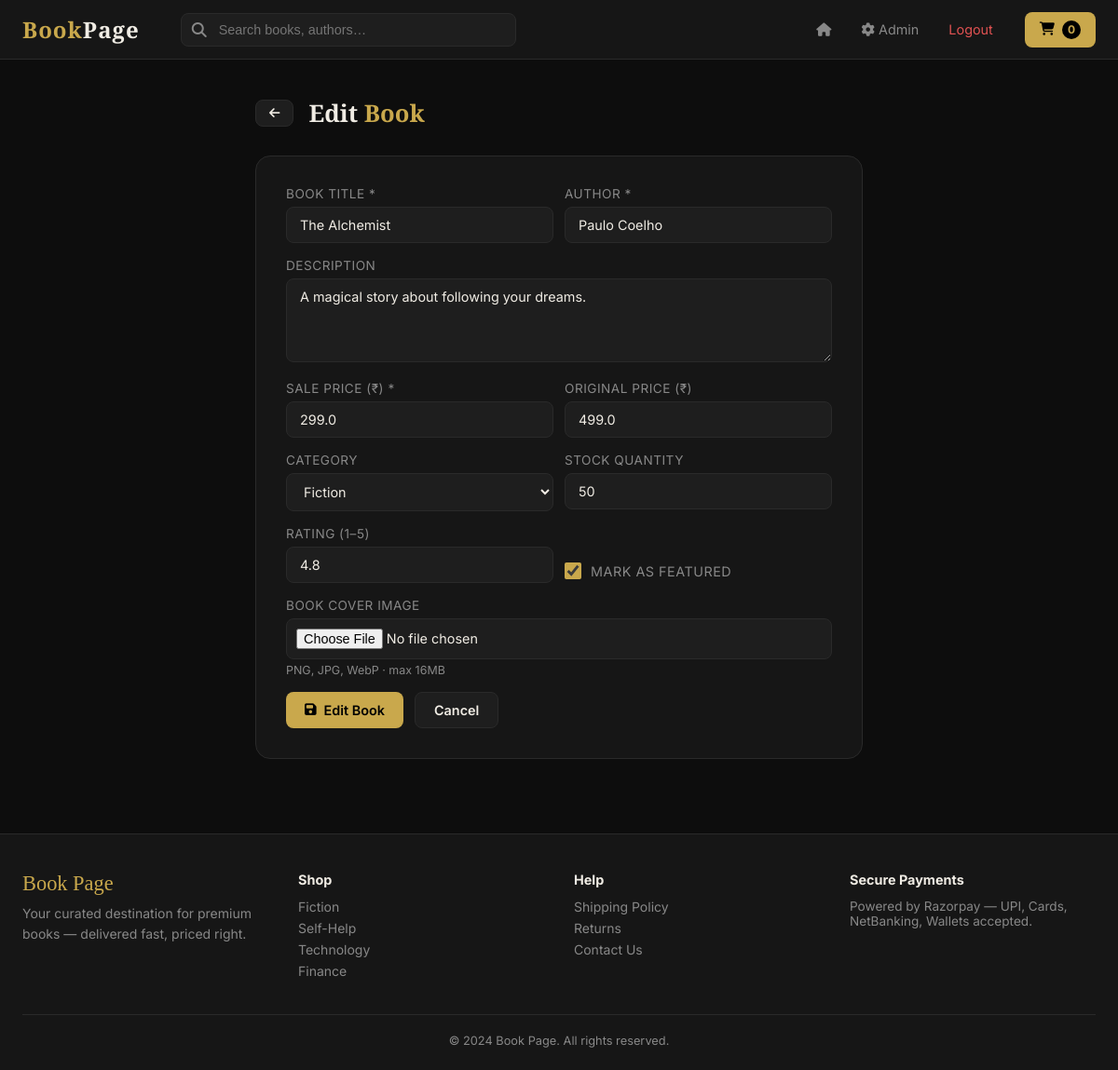
The app's page /admin/book/edit/1 (signed in) with its own data.
### app.py (models this page shows)
class Book(db.Model):
    id          = db.Column(db.Integer, primary_key=True)
    title       = db.Column(db.String(200), nullable=False)
    author      = db.Column(db.String(200), nullable=False)
    description = db.Column(db.Text, default="")
    price       = db.Column(db.Float, nullable=False)
    original_price = db.Column(db.Float, default=0)
    category    = db.Column(db.String(100), default="General")
    stock       = db.Column(db.Integer, default=10)
    image       = db.Column(db.String(300), default="")
    rating      = db.Column(db.Float, default=4.0)
    featured    = db.Column(db.Boolean, default=False)
    created_at  = db.Column(db.DateTime, default=datetime.utcnow)

### app.py (the view, shortened to what this page needs)
@app.route("/admin/book/edit/<int:book_id>", methods=["GET", "POST"])
@admin_required
def admin_edit_book(book_id):
    book = Book.query.get_or_404(book_id)
    return render_template("admin_book_form.html", book=book, action="Edit")

### app.py (called while the page is built)
def admin_required(f):
    from functools import wraps
    @wraps(f)
    def decorated(*args, **kwargs):
        if not session.get("admin"):
            return redirect(url_for("admin_login"))
        return f(*args, **kwargs)
    return decorated

### templates/admin_book_form.html (shortened to what this page needs)
{% extends "base.html" %}
{% block content %}
<div style="max-width:700px;margin:40px auto;padding:0 24px">
  <div style="display:flex;align-items:center;gap:16px;margin-bottom:28px">
    <a href="/admin" class="btn btn-ghost btn-sm"><i class="fas fa-arrow-left"></i></a>
    <h1 style="font-family:var(--font-serif);font-size:1.6rem">{{ action }} <span style="color:var(--gold)">Book</span></h1>
  </div>
  <div style="background:var(--bg2);border:1px solid var(--border);border-radius:16px;padding:32px">
    <form method="POST" enctype="multipart/form-data">
      <div class="form-row">
        <div class="form-group">
          <label>Book Title *</label>
          <input type="text" name="title" value="{{ book.title if book else '' }}" placeholder="The Great Gatsby" required>
        </div>
        <div class="form-group">
          <label>Author *</label>
          <input type="text" name="author" value="{{ book.author if book else '' }}" placeholder="F. Scott Fitzgerald" required>
        </div>
      </div>
      <div class="form-group">
        <label>Description</label>
        <textarea name="description" rows="4" placeholder="Brief description of the book...">{{ book.description if book else '' }}</textarea>
      </div>
      <div class="form-row">
        <div class="form-group">
          <label>Sale Price (₹) *</label>
          <input type="number" name="price" value="{{ book.price if book else '' }}" placeholder="299" step="0.01" required>
        </div>
        <div class="form-group">
          <label>Original Price (₹)</label>
          <input type="number" name="original_price" value="{{ book.original_price if book else '' }}" placeholder="499" step="0.01">
        </div>
      </div>
      <div class="form-row">
        <div class="form-group">
          <label>Category</label>
          <select name="category">
            {% for cat in ['Fiction','Non-Fiction','Self-Help','Technology','Finance','Science','History','Biography','Children','Romance','Mystery','Fantasy'] %}
            <option value="{{ cat }}" {{ 'selected' if book and book.category == cat }}>{{ cat }}</option>
            {% endfor %}
          </select>
        </div>
        <div class="form-group">
          <label>Stock Quantity</label>
          <input type="number" name="stock" value="{{ book.stock if book else 10 }}" placeholder="10" min="0">
        </div>
      </div>
      <div class="form-row">
        <div class="form-group">
          <label>Rating (1–5)</label>
          <input type="number" name="rating" value="{{ book.rating if book else 4.0 }}" placeholder="4.5" step="0.1" min="1" max="5">
        </div>
        <div class="form-group" style="display:flex;align-items:flex-end;padding-bottom:4px">
          <label style="display:flex;align-items:center;gap:10px;cursor:pointer;margin-bottom:0">
            <input type="checkbox" name="featured" {{ 'checked' if book and book.featured }} style="width:18px;height:18px;accent-color:var(--gold)">
            <span style="font-size:.9rem">Mark as Featured</span>
          </label>
        </div>
      </div>
      <div class="form-group">
        <label>Book Cover Image</label>
        <input type="file" name="image" accept="image/*" style="background:var(--bg3);border:1px solid var(--border);border-radius:8px;padding:10px;color:var(--text);width:100%">
        <span style="font-size:.78rem;color:var(--dim);margin-top:4px;display:block">PNG, JPG, WebP · max 16MB</span>
      </div>
      <div style="display:flex;gap:12px;margin-top:8px">
        <button type="submit" class="btn btn-gold"><i class="fas fa-save"></i> {{ action }} Book</button>
        <a href="/admin" class="btn btn-ghost">Cancel</a>
      </div>
    </form>
  </div>
</div>
{% endblock %}

### templates/base.html (style rules this page uses)
:root { --bg: #0d0d0d; --bg2: #161616; --bg3: #1e1e1e; --border: #2a2a2a; --gold: #c9a84c; --gold2: #e8c97a; --text: #f0ece4; --dim: #888; --red: #e05252; --green: #52c07a; --radius: 12px; --font-serif: 'Playfair Display', Georgia, serif; --font-sans: 'Inter', sans-serif; }
*,*::before,*::after { box-sizing:border-box;margin:0;padding:0 }
body { background:var(--bg);color:var(--text);font-family:var(--font-sans);min-height:100vh }
a { color:inherit;text-decoration:none }
button { cursor:pointer;font-family:var(--font-sans) }
.form-group { margin-bottom:16px }
.form-group label { display:block;font-size:.85rem;color:var(--dim);margin-bottom:6px;text-transform:uppercase;letter-spacing:.5px }
.form-group input,.form-group textarea,.form-group select { width:100%;background:var(--bg3);border:1px solid var(--border);border-radius:8px;padding:10px 14px;color:var(--text);font-size:.9rem;font-family:var(--font-sans);outline:none;transition:.2s }
.form-row { display:grid;grid-template-columns:1fr 1fr;gap:12px }
.btn { display:inline-flex;align-items:center;gap:8px;padding:10px 20px;border-radius:8px;font-size:.9rem;font-weight:600;border:none;transition:.2s;cursor:pointer }
.btn-gold { background:var(--gold);color:#000 }
.btn-ghost { background:var(--bg3);color:var(--text);border:1px solid var(--border) }
.btn-sm { padding:7px 14px;font-size:.82rem }

### records on screen
Book: title "The Alchemist", author "Paulo Coelho", description "A magical story about following your dreams.", price "299.0", original_price "499.0", stock "50", rating "4.8"

### other values on screen
{{ action }} "Edit"
form field category "Fiction"
